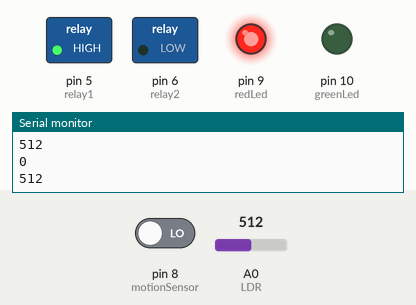
Recording of a sketch running on a simulated Arduino Uno, built with avr-gcc and run on an emulated ATmega328P. Shown: switched loads named in the sketch (green lamp = pin HIGH), output pins drawn as LEDs (lit = HIGH), the last lines printed to the serial monitor. The test bench sets the inputs (shaded band); at power-on: A0 (LDR) = 512, pin 8 (motionSensor) LOW.

Above: at 1.2 s.
1.3 s: A0 (LDR) set to 104
2.8 s: A0 (LDR) set to 94
At 3.4 s:
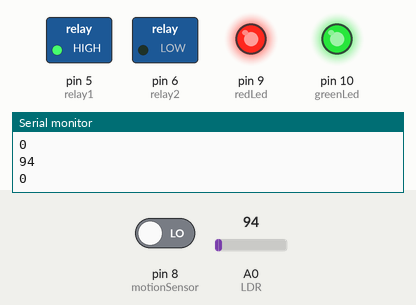
4.3 s: pin 8 (motionSensor) driven HIGH
At 5.5 s:
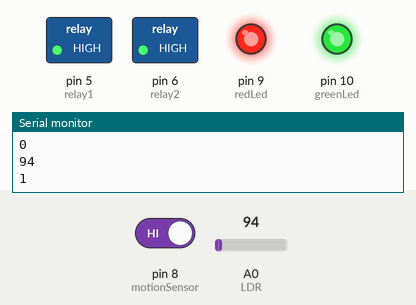
5.8 s: pin 8 (motionSensor) driven LOW
At 8.0 s:
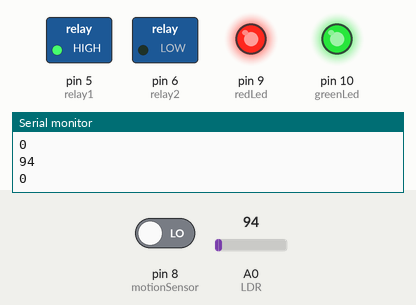
Timing chart, 0 to 9.5 s (numbered marks = the images above; inputs shaded):
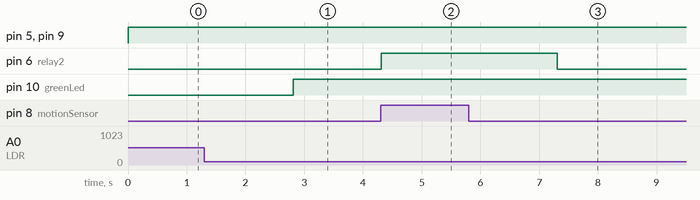

Measured:
- the behaviour switches between 100 and 99 on A0 (LDR) (found by bisection; images 0 and 1)
- after the input at 2.8 s, pin 10 (greenLed): LOW → HIGH at once
- after the input at 4.3 s, pin 6 (relay2): LOW → HIGH at once
- after the input at 5.8 s, pin 6 (relay2): HIGH → LOW after 1.5 s

The sketch:

sketch_jan31a.ino
```cpp
int motionSensor = 8;
int redLed = 9;
int greenLed = 10;
int ldrSensor = 7;
int relay1 = 5;
int relay2 = 6;
int t = 3000;

void setup() {
  pinMode(motionSensor,INPUT);
  pinMode(redLed, OUTPUT);
  pinMode(greenLed, OUTPUT);
  pinMode(relay1, OUTPUT);
  pinMode(relay2,OUTPUT);

Serial.begin(9600);

}


void loop() {
  int val1 = analogRead(A0); //getting value from LDR sensordigital
  Serial.println(val1);

  int val2 = digitalRead(motionSensor);//getting values from motion sensor
  Serial.println(val2);


if(val1<100){

  digitalWrite(greenLed, HIGH); //if it is sunney green led is on


}
else{
digitalWrite(redLed,HIGH); //if it is evening red led is on
digitalWrite(relay1, HIGH);//if it is evening LED lamp is turn ON
}

if(val2 == 1){
digitalWrite(relay2, HIGH);
delay(t);
digitalWrite(relay2,LOW);

}


}
```
